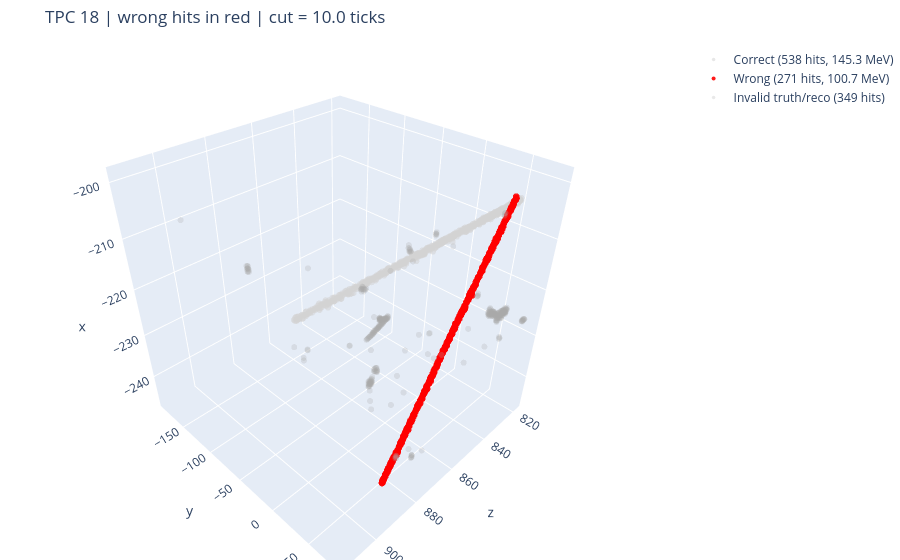

The notebook cell this image was saved under:
### Code cell
# 3D wrong-hits view for the chosen stage (red = |reco - truth| > cut, gray = correct).
_ns_for_plot = dict(globals())
_ns_for_plot["hit_timestamps"] = np.asarray(STAGE_SNAPSHOTS[SCAN_STAGE], dtype=np.float64)

SAVE_HTML = f"wrong_hits_TPC{WRONG_TPC_ID}_{SCAN_STAGE}.html"
wrong_hits_plot = tp.plot_wrong_hits_from_namespace(
    _ns_for_plot,
    TPCid=WRONG_TPC_ID,
    truth_t0=truth_t0,
    residual_cut_ticks=RESIDUAL_CUT_TICKS,
    save_path=SAVE_HTML,
    marker_size=3.5,
    correct_color="lightgray",
    wrong_color="red",
    show=True,
)
print(f"Saved: {SAVE_HTML}")
print(f"Wrong hits: {wrong_hits_plot['n_wrong_hits']}")
print(f"Wrong energy: {wrong_hits_plot['wrong_energy']:.4f} MeV")
print(f"Wrong energy fraction: {wrong_hits_plot['wrong_energy_fraction']:.2f}%")

### Figure 1 — Plotly figure (JSON) as saved in the notebook; plotly's stock layout.template omitted (floating-point values rounded to 4 significant figures; data arrays with more than 128 entries replaced by an {"elided": "..."} marker saying what was removed)
{"data": [{"hoverinfo": "text+x+y+z", "marker": {"color": "lightgray", "line": {"width": 0}, "opacity": 0.55, "size": 3.5}, "mode": "markers", "name": "Correct (538 hits, 145.3 MeV)", "text": {"elided": "538 str values"}, "type": "scatter3d", "x": {"elided": "538 float values"}, "y": {"elided": "538 float values"}, "z": {"elided": "538 float values"}}, {"hoverinfo": "text+x+y+z", "marker": {"color": "red", "line": {"width": 0}, "opacity": 0.9, "size": 4}, "mode": "markers", "name": "Wrong (271 hits, 100.7 MeV)", "text": {"elided": "271 str values"}, "type": "scatter3d", "x": {"elided": "271 float values"}, "y": {"elided": "271 float values"}, "z": {"elided": "271 float values"}}, {"hoverinfo": "text+x+y+z", "marker": {"color": "darkgray", "line": {"width": 0}, "opacity": 0.25, "size": 3.5}, "mode": "markers", "name": "Invalid truth/reco (349 hits)", "text": {"elided": "349 str values"}, "type": "scatter3d", "x": {"elided": "349 float values"}, "y": {"elided": "349 float values"}, "z": {"elided": "349 float values"}}], "layout": {"margin": {"b": 0, "l": 0, "r": 0, "t": 45}, "scene": {"xaxis": {"title": {"text": "z"}}, "yaxis": {"title": {"text": "y"}}, "zaxis": {"title": {"text": "x"}}}, "showlegend": true, "title": {"text": "TPC 18 | wrong hits in red | cut = 10.0 ticks"}}}
